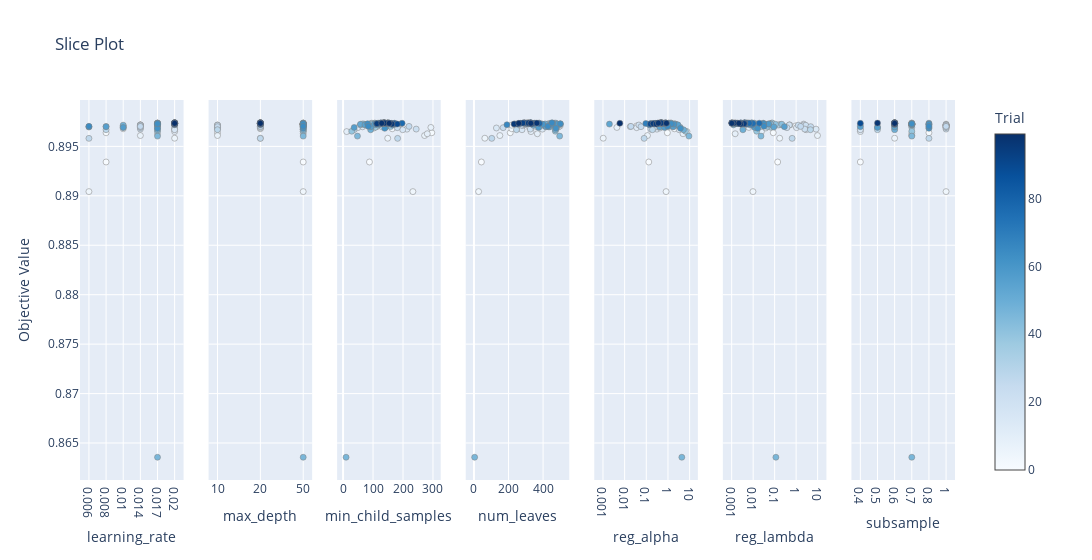

The code cell stored with this chart in its notebook:
### Code cell
optuna.visualization.plot_slice(study, params=['reg_alpha', 'reg_lambda', 'subsample', 'learning_rate', 'max_depth', 'num_leaves', 'min_child_samples'])
